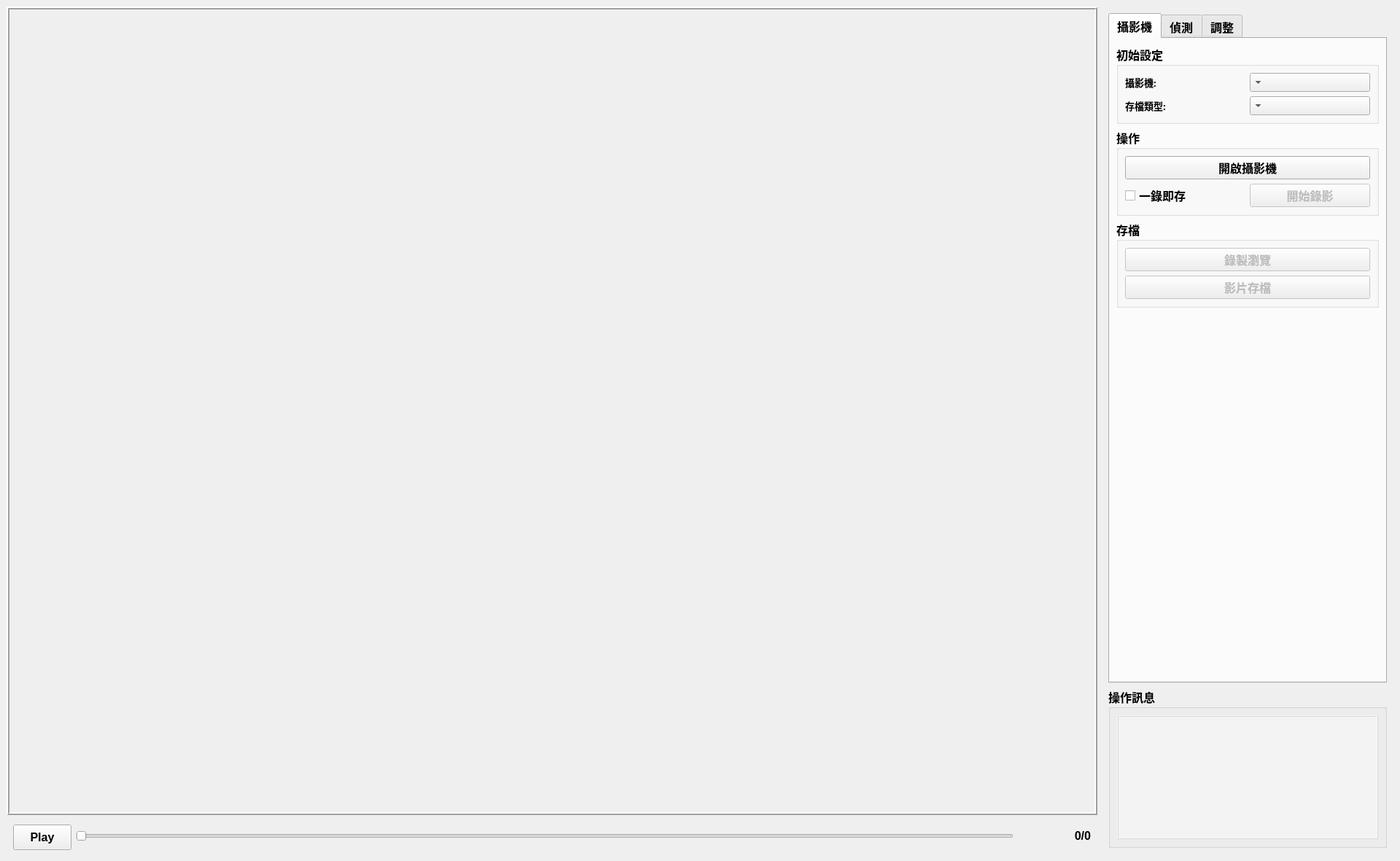
<?xml version="1.0" encoding="UTF-8"?>
<ui version="4.0">
 <class>MainWindow</class>
 <widget class="QMainWindow" name="MainWindow">
  <property name="geometry">
   <rect>
    <x>0</x>
    <y>0</y>
    <width>1920</width>
    <height>1181</height>
   </rect>
  </property>
  <property name="windowTitle">
   <string>MainWindow</string>
  </property>
  <widget class="QWidget" name="centralwidget">
   <layout class="QGridLayout" name="gridLayout_3">
    <item row="0" column="1">
     <widget class="QWidget" name="widget" native="true">
      <property name="maximumSize">
       <size>
        <width>400</width>
        <height>16777215</height>
       </size>
      </property>
      <layout class="QVBoxLayout" name="verticalLayout_8">
       <item>
        <widget class="QTabWidget" name="func_tab">
         <property name="maximumSize">
          <size>
           <width>16777215</width>
           <height>16777215</height>
          </size>
         </property>
         <property name="font">
          <font>
           <family>微軟正黑體</family>
           <pointsize>12</pointsize>
           <weight>75</weight>
           <bold>true</bold>
          </font>
         </property>
         <property name="currentIndex">
          <number>0</number>
         </property>
         <widget class="QWidget" name="camera_tab">
          <attribute name="title">
           <string>攝影機</string>
          </attribute>
          <layout class="QVBoxLayout" name="verticalLayout_6">
           <item>
            <widget class="QGroupBox" name="groupBox">
             <property name="title">
              <string>初始設定</string>
             </property>
             <layout class="QGridLayout" name="gridLayout_2">
              <item row="0" column="1">
               <widget class="QComboBox" name="camera_type">
                <property name="font">
                 <font>
                  <pointsize>10</pointsize>
                 </font>
                </property>
                <property name="layoutDirection">
                 <enum>Qt::RightToLeft</enum>
                </property>
               </widget>
              </item>
              <item row="0" column="0">
               <widget class="QLabel" name="label_2">
                <property name="font">
                 <font>
                  <pointsize>10</pointsize>
                 </font>
                </property>
                <property name="text">
                 <string>攝影機:</string>
                </property>
               </widget>
              </item>
              <item row="1" column="0">
               <widget class="QLabel" name="label_3">
                <property name="font">
                 <font>
                  <pointsize>10</pointsize>
                 </font>
                </property>
                <property name="text">
                 <string>存檔類型:</string>
                </property>
               </widget>
              </item>
              <item row="1" column="1">
               <widget class="QComboBox" name="video_type">
                <property name="font">
                 <font>
                  <pointsize>10</pointsize>
                 </font>
                </property>
                <property name="layoutDirection">
                 <enum>Qt::RightToLeft</enum>
                </property>
               </widget>
              </item>
             </layout>
            </widget>
           </item>
           <item>
            <widget class="QGroupBox" name="gridGroupBox">
             <property name="title">
              <string>操作</string>
             </property>
             <layout class="QGridLayout" name="gridLayout_4">
              <item row="1" column="0">
               <widget class="QCheckBox" name="save_w_record_check">
                <property name="toolTip">
                 <string>開啟則錄影時會立即錄製到本機</string>
                </property>
                <property name="text">
                 <string>一錄即存</string>
                </property>
               </widget>
              </item>
              <item row="0" column="0" colspan="2">
               <widget class="QPushButton" name="camera_btn">
                <property name="text">
                 <string>開啟攝影機</string>
                </property>
               </widget>
              </item>
              <item row="1" column="1">
               <widget class="QPushButton" name="record_btn">
                <property name="enabled">
                 <bool>false</bool>
                </property>
                <property name="text">
                 <string>開始錄影</string>
                </property>
               </widget>
              </item>
             </layout>
            </widget>
           </item>
           <item>
            <widget class="QGroupBox" name="save_group">
             <property name="title">
              <string>存檔</string>
             </property>
             <layout class="QGridLayout" name="gridLayout">
              <item row="2" column="0" colspan="2">
               <widget class="QPushButton" name="save_video_btn">
                <property name="enabled">
                 <bool>false</bool>
                </property>
                <property name="text">
                 <string>影片存檔</string>
                </property>
               </widget>
              </item>
              <item row="0" column="0" colspan="2">
               <widget class="QPushButton" name="record_view_btn">
                <property name="enabled">
                 <bool>false</bool>
                </property>
                <property name="text">
                 <string>錄製瀏覽</string>
                </property>
               </widget>
              </item>
             </layout>
            </widget>
           </item>
           <item>
            <spacer name="verticalSpacer_2">
             <property name="orientation">
              <enum>Qt::Vertical</enum>
             </property>
             <property name="sizeHint" stdset="0">
              <size>
               <width>20</width>
               <height>40</height>
              </size>
             </property>
            </spacer>
           </item>
          </layout>
         </widget>
         <widget class="QWidget" name="tab1">
          <attribute name="title">
           <string>偵測</string>
          </attribute>
          <layout class="QVBoxLayout" name="verticalLayout_2">
           <item>
            <widget class="QGroupBox" name="load_media">
             <property name="title">
              <string>載入媒體</string>
             </property>
             <layout class="QVBoxLayout" name="verticalLayout_3">
              <item>
               <layout class="QHBoxLayout" name="horizontalLayout">
                <item>
                 <widget class="QPushButton" name="load_video">
                  <property name="text">
                   <string>載入影片</string>
                  </property>
                 </widget>
                </item>
                <item>
                 <widget class="QPushButton" name="load_webcam">
                  <property name="text">
                   <string>鏡頭錄影</string>
                  </property>
                 </widget>
                </item>
               </layout>
              </item>
              <item>
               <spacer name="verticalSpacer">
                <property name="orientation">
                 <enum>Qt::Vertical</enum>
                </property>
                <property name="sizeHint" stdset="0">
                 <size>
                  <width>20</width>
                  <height>40</height>
                 </size>
                </property>
               </spacer>
              </item>
             </layout>
            </widget>
           </item>
          </layout>
         </widget>
         <widget class="QWidget" name="tab2">
          <attribute name="title">
           <string>調整</string>
          </attribute>
          <layout class="QVBoxLayout" name="verticalLayout_4"/>
         </widget>
        </widget>
       </item>
       <item>
        <widget class="QGroupBox" name="groupBox_2">
         <property name="maximumSize">
          <size>
           <width>16777215</width>
           <height>220</height>
          </size>
         </property>
         <property name="font">
          <font>
           <family>微軟正黑體</family>
           <pointsize>12</pointsize>
           <weight>75</weight>
           <bold>true</bold>
          </font>
         </property>
         <property name="title">
          <string>操作訊息</string>
         </property>
         <layout class="QVBoxLayout" name="verticalLayout_7">
          <item>
           <widget class="QTextEdit" name="message_box">
            <property name="maximumSize">
             <size>
              <width>16777215</width>
              <height>16777215</height>
             </size>
            </property>
            <property name="font">
             <font>
              <family>微軟正黑體</family>
              <pointsize>10</pointsize>
              <weight>50</weight>
              <bold>false</bold>
             </font>
            </property>
            <property name="styleSheet">
             <string notr="true">background-color: rgba(255, 255, 255, 100);</string>
            </property>
            <property name="frameShape">
             <enum>QFrame::Box</enum>
            </property>
            <property name="frameShadow">
             <enum>QFrame::Raised</enum>
            </property>
            <property name="documentTitle">
             <string>訊息</string>
            </property>
            <property name="undoRedoEnabled">
             <bool>false</bool>
            </property>
            <property name="lineWrapMode">
             <enum>QTextEdit::WidgetWidth</enum>
            </property>
            <property name="lineWrapColumnOrWidth">
             <number>0</number>
            </property>
            <property name="readOnly">
             <bool>true</bool>
            </property>
            <property name="html">
             <string>&lt;!DOCTYPE HTML PUBLIC &quot;-//W3C//DTD HTML 4.0//EN&quot; &quot;http://www.w3.org/TR/REC-html40/strict.dtd&quot;&gt;
&lt;html&gt;&lt;head&gt;&lt;meta name=&quot;qrichtext&quot; content=&quot;1&quot; /&gt;&lt;title&gt;訊息&lt;/title&gt;&lt;style type=&quot;text/css&quot;&gt;
p, li { white-space: pre-wrap; }
&lt;/style&gt;&lt;/head&gt;&lt;body style=&quot; font-family:'微軟正黑體','微軟正黑體'; font-size:10pt; font-weight:400; font-style:normal;&quot;&gt;
&lt;p style=&quot;-qt-paragraph-type:empty; margin-top:0px; margin-bottom:0px; margin-left:0px; margin-right:0px; -qt-block-indent:0; text-indent:0px;&quot;&gt;&lt;br /&gt;&lt;/p&gt;&lt;/body&gt;&lt;/html&gt;</string>
            </property>
           </widget>
          </item>
         </layout>
        </widget>
       </item>
      </layout>
     </widget>
    </item>
    <item row="0" column="0">
     <widget class="QWidget" name="verticalWidget" native="true">
      <layout class="QVBoxLayout" name="verticalLayout_5">
       <property name="spacing">
        <number>4</number>
       </property>
       <property name="leftMargin">
        <number>0</number>
       </property>
       <property name="topMargin">
        <number>0</number>
       </property>
       <property name="rightMargin">
        <number>0</number>
       </property>
       <property name="bottomMargin">
        <number>0</number>
       </property>
       <item>
        <widget class="QStackedWidget" name="stack_scene">
         <property name="enabled">
          <bool>true</bool>
         </property>
         <property name="toolTip">
          <string/>
         </property>
         <property name="frameShape">
          <enum>QFrame::Box</enum>
         </property>
         <property name="frameShadow">
          <enum>QFrame::Raised</enum>
         </property>
         <property name="lineWidth">
          <number>2</number>
         </property>
         <property name="midLineWidth">
          <number>0</number>
         </property>
         <property name="currentIndex">
          <number>0</number>
         </property>
         <widget class="QWidget" name="page_4">
          <layout class="QVBoxLayout" name="verticalLayout_10">
           <property name="spacing">
            <number>3</number>
           </property>
           <property name="leftMargin">
            <number>2</number>
           </property>
           <property name="topMargin">
            <number>2</number>
           </property>
           <property name="rightMargin">
            <number>2</number>
           </property>
           <property name="bottomMargin">
            <number>2</number>
           </property>
           <item>
            <widget class="QLabel" name="scene_video">
             <property name="text">
              <string/>
             </property>
            </widget>
           </item>
          </layout>
         </widget>
         <widget class="QWidget" name="scene_3d">
          <layout class="QHBoxLayout" name="scene_layout">
           <property name="spacing">
            <number>5</number>
           </property>
           <property name="leftMargin">
            <number>5</number>
           </property>
           <property name="topMargin">
            <number>5</number>
           </property>
           <property name="rightMargin">
            <number>5</number>
           </property>
           <property name="bottomMargin">
            <number>5</number>
           </property>
          </layout>
         </widget>
        </widget>
       </item>
       <item>
        <widget class="QWidget" name="horizontalWidget" native="true">
         <property name="minimumSize">
          <size>
           <width>0</width>
           <height>50</height>
          </size>
         </property>
         <property name="maximumSize">
          <size>
           <width>16777215</width>
           <height>50</height>
          </size>
         </property>
         <property name="font">
          <font>
           <family>Arial</family>
          </font>
         </property>
         <layout class="QHBoxLayout" name="horizontalLayout_2">
          <item>
           <widget class="QPushButton" name="pushButton">
            <property name="sizePolicy">
             <sizepolicy hsizetype="Minimum" vsizetype="Fixed">
              <horstretch>0</horstretch>
              <verstretch>0</verstretch>
             </sizepolicy>
            </property>
            <property name="minimumSize">
             <size>
              <width>0</width>
              <height>35</height>
             </size>
            </property>
            <property name="maximumSize">
             <size>
              <width>100</width>
              <height>16777215</height>
             </size>
            </property>
            <property name="font">
             <font>
              <family>Arial</family>
              <pointsize>12</pointsize>
              <weight>75</weight>
              <bold>true</bold>
             </font>
            </property>
            <property name="text">
             <string>Play</string>
            </property>
           </widget>
          </item>
          <item>
           <widget class="QSlider" name="horizontalSlider">
            <property name="sizePolicy">
             <sizepolicy hsizetype="Expanding" vsizetype="Fixed">
              <horstretch>0</horstretch>
              <verstretch>0</verstretch>
             </sizepolicy>
            </property>
            <property name="minimumSize">
             <size>
              <width>0</width>
              <height>30</height>
             </size>
            </property>
            <property name="maximumSize">
             <size>
              <width>16777215</width>
              <height>30</height>
             </size>
            </property>
            <property name="font">
             <font>
              <family>Arial</family>
             </font>
            </property>
            <property name="singleStep">
             <number>1</number>
            </property>
            <property name="orientation">
             <enum>Qt::Horizontal</enum>
            </property>
            <property name="tickPosition">
             <enum>QSlider::NoTicks</enum>
            </property>
           </widget>
          </item>
          <item>
           <widget class="QLabel" name="label">
            <property name="sizePolicy">
             <sizepolicy hsizetype="Preferred" vsizetype="Fixed">
              <horstretch>0</horstretch>
              <verstretch>0</verstretch>
             </sizepolicy>
            </property>
            <property name="minimumSize">
             <size>
              <width>100</width>
              <height>0</height>
             </size>
            </property>
            <property name="font">
             <font>
              <family>Arial</family>
              <pointsize>12</pointsize>
              <weight>75</weight>
              <bold>true</bold>
             </font>
            </property>
            <property name="layoutDirection">
             <enum>Qt::RightToLeft</enum>
            </property>
            <property name="text">
             <string>0/0</string>
            </property>
            <property name="alignment">
             <set>Qt::AlignRight|Qt::AlignTrailing|Qt::AlignVCenter</set>
            </property>
           </widget>
          </item>
         </layout>
        </widget>
       </item>
      </layout>
     </widget>
    </item>
   </layout>
  </widget>
 </widget>
 <resources/>
 <connections/>
</ui>
